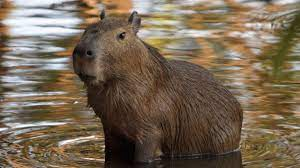
#> input picture conversion_color/capi.jpg, 300 x 168 px
$ jupyter execute rgb_hsl.ipynb
#> lines starting #> are read from the running program, lines starting #| are printed output that depends on the picture
[cell 1]
# Tomar una imagen RGB y convertirla a HSL y HSV
#se importan las librerias
from PIL import Image
import numpy as np
import matplotlib.pyplot as plt

[cell 2]
# Se abre la imagen y se obtiene la matriz
img = Image.open("capi.jpg")
#> img is the input picture: PIL image 300x168 RGB; mean R, G, B 119.4, 103.1, 83.4
matriz = np.array(img)
ancho, alto = img.size
#> ancho = 300; alto = 168

# Se separa la imagen en los canales RGB
r, g, b = img.split()
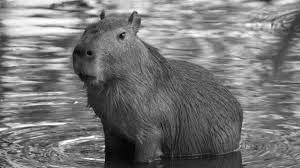
#> r: PIL image 300x168 L; min 0, max 255, mean 119.4
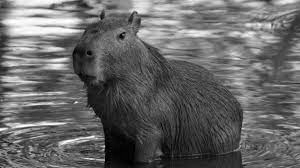
#> g: PIL image 300x168 L; min 0, max 255, mean 103.1
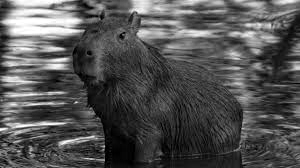
#> b: PIL image 300x168 L; min 0, max 255, mean 83.4

# Se obtienen las matrices de los canales de color
matriz_rojo = np.array(r)
matriz_verde = np.array(g)
matriz_azul = np.array(b)

plt.imshow(img)

[cell 3]
# obtener el maximo y minimo de los pixeles de la imagen
def maximo(x, y):
    r, g, b = img.getpixel((x, y))
    return max(r, g, b)

def minimo(x, y):
    r, g, b = img.getpixel((x, y))
    return min(r, g, b)

[cell 4]
# determinar el valor de H
def valorH(x, y, maximo, minimo):
    r, g, b = img.getpixel((x, y))

    H = 0
    if(maximo-minimo != 0):
     if r == maximo:
          H = (g - b) * 60 / (maximo - minimo)
     elif g == maximo:
          H = (b - r) * 60 / (maximo - minimo)+120
     elif b == maximo:
          H = (r - g) * 60 / (maximo - minimo)+240

    return int(H)

[cell 5]
fotoHLS = img.copy()
fotoHSV = img.copy()

for x in range(ancho):
    for y in range(alto):
        maxi = maximo(x, y)
        mini = minimo(x, y)
        h = valorH(x, y, maxi, mini)

        if(maxi != 0):
          s1 = (maxi - mini) / maxi
          v = maxi
          l = (maxi + mini) / 2
          s2 = maxi - mini

          fotoHSV.putpixel((x, y), (int(h), int(s1), int(v)))
          fotoHLS.putpixel((x, y), (int(h),int(l), int(s2)))
#> this loop made 300 passes
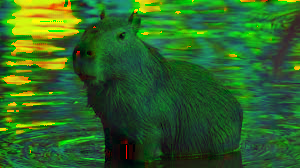
#> fotoHLS: PIL image 300x168 RGB; mean R, G, B 45.9, 101.1, 38
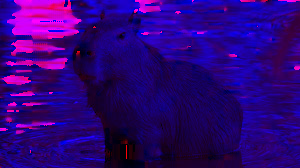
#> fotoHSV: PIL image 300x168 RGB; mean R, G, B 45.9, 0, 120.4


hs,ss, vs = fotoHSV.split()
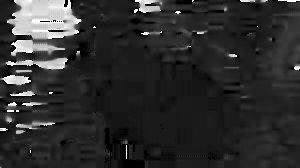
#> hs: PIL image 300x168 L; min 0, max 255, mean 45.9
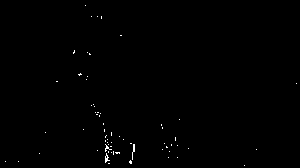
#> ss: PIL image 300x168 L; values 0 (black) and 1 (white), 0.36% white in thin lines or dots

hl, ll, sl = fotoHLS.split()
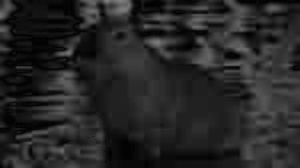
#> sl: PIL image 300x168 L; min 0, max 128, mean 38

[cell 6]
# Se muestran los canales de la imagen HSV
plt.subplot(1, 3, 1)
plt.imshow(hs, cmap="gray")
plt.title("H")

plt.subplot(1, 3, 2)
plt.imshow(ss, cmap="gray")
plt.title("S")

plt.subplot(1, 3, 3)
plt.imshow(vs, cmap="gray")
plt.title("V")

plt.show()

[cell 7]
# Se muestran los canales de la imagen HLS
plt.subplot(1, 3, 1)
plt.imshow(hl, cmap="gray")
plt.title("H")

plt.subplot(1, 3, 2)
plt.imshow(ll, cmap="gray")
plt.title("L")

plt.subplot(1, 3, 3)
plt.imshow(sl, cmap="gray")
plt.title("V")

plt.show()
